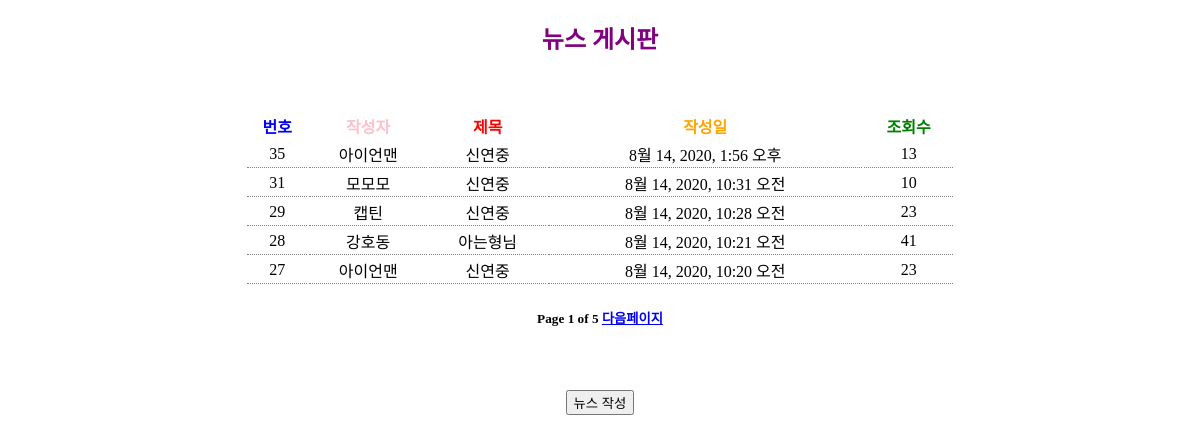
The app's page /bbsapp/rr/ with its own data.
### bbsapp/models.py (models this page shows)
class MessageBoard(models.Model) :
    writer = models.CharField(max_length=10)
    title = models.CharField(max_length=100)
    content = models.TextField()
    writedate = models.DateTimeField(auto_now_add=True)
    cnt = models.IntegerField(default=0)

### bbsapp/views.py (the view)
# urls.py: path("rr/", views.rr, name="rrname"),
def rr(request) :
    page = request.GET.get('page',1)
    mlist = MessageBoard.objects.all()
    paginator = Paginator(mlist[::-1],5)
    mlistpage = paginator.get_page(page)
    context = {"mlist":mlistpage}
    return render(request, 'news_crud.html', context)

### bbsapp/templates/news_crud.html (shortened to what this page needs)
<!DOCTYPE html>
<html lang="ko">
<head>
</head>
<body>
<h2 style="color:purple">뉴스 게시판</h2><br><br>
<table>
    <tr><th><span style="color:blue;">번호</span></th><th><span style="color:pink;">작성자</span></th><th><span style="color:red;">제목</span></th><th><span style="color:orange;">작성일</span></th><th><span style="color:green;">조회수</span></th></tr>
{%for mdata in mlist %}
    <tr id ="clickup" onclick="ajax_uu_request({{ mdata.pk }})">
        <td>{{mdata.pk}}</td>
        <td>{{mdata.writer}}</td>
        <td>{{mdata.title}}</td>
        <td>{{mdata.writedate}}</td>
        <td id="num{{mdata.pk}}">{{mdata.cnt}}</td>
    </tr>
{% endfor %}
</table>
<h5>
    Page {{ mlist.number }} of {{ mlist.paginator.num_pages }}
    {% if mlist.has_next %}
        <a href = '?page={{mlist.number|add:+1}}'>다음페이지</a>
    {% endif %}
</h5>
<br><br>
<div id="btoption"><button type="button" onclick="displayInputForm()">뉴스 작성</button></div><br><br>
</body>
</html>

### bbsapp/templates/news_crud.html (style rules this page uses)
button { margin-top : 5px; }
td { border-bottom : 1px dotted gray; }
h2,h5 { text-align : center; }
#ccform, table { width:60%; margin-left : auto; margin-right : auto; }
#btoption { text-align : center; }
td { text-align : center; }

### records on screen
MessageBoard: pk "35", writer "아이언맨", title "신연중", writedate "8월 14, 2020, 1:56 오후", cnt "13"
MessageBoard: pk "31", writer "모모모", title "신연중", writedate "8월 14, 2020, 10:31 오전", cnt "10"
MessageBoard: pk "29", writer "캡틴", title "신연중", writedate "8월 14, 2020, 10:28 오전", cnt "23"
MessageBoard: pk "28", writer "강호동", title "아는형님", writedate "8월 14, 2020, 10:21 오전", cnt "41"
MessageBoard: pk "27", writer "아이언맨", title "신연중", writedate "8월 14, 2020, 10:20 오전", cnt "23"

### other values on screen
{{ mlist.number }} "1"
{{ mlist.paginator.num_pages }} "5"
